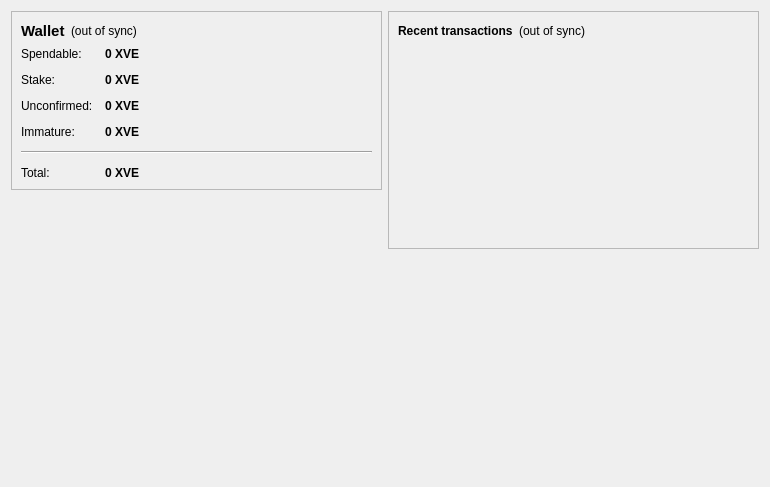
<?xml version="1.0" encoding="UTF-8"?>
<ui version="4.0">
 <class>OverviewPage</class>
 <widget class="QWidget" name="OverviewPage">
  <property name="geometry">
   <rect>
    <x>0</x>
    <y>0</y>
    <width>770</width>
    <height>487</height>
   </rect>
  </property>
  <property name="windowTitle">
   <string>Form</string>
  </property>
  <layout class="QHBoxLayout" name="horizontalLayout" stretch="1,1">
   <item>
    <layout class="QVBoxLayout" name="verticalLayout_2">
     <item>
      <widget class="QFrame" name="frame">
       <property name="frameShape">
        <enum>QFrame::StyledPanel</enum>
       </property>
       <property name="frameShadow">
        <enum>QFrame::Raised</enum>
       </property>
       <layout class="QVBoxLayout" name="verticalLayout_4">
        <item>
         <layout class="QHBoxLayout" name="horizontalLayout_4">
          <item>
           <widget class="QLabel" name="label_5">
            <property name="font">
             <font>
              <pointsize>11</pointsize>
              <weight>75</weight>
              <bold>true</bold>
             </font>
            </property>
            <property name="text">
             <string>Wallet</string>
            </property>
           </widget>
          </item>
          <item>
           <widget class="QLabel" name="labelWalletStatus">
            <property name="toolTip">
             <string>The displayed information may be out of date. Your wallet automatically synchronizes with the theveganinitiative network after a connection is established, but this process has not completed yet.</string>
            </property>
            <property name="styleSheet">
             <string notr="true"/>
            </property>
            <property name="text">
             <string notr="true">(out of sync)</string>
            </property>
            <property name="alignment">
             <set>Qt::AlignLeading|Qt::AlignLeft|Qt::AlignVCenter</set>
            </property>
           </widget>
          </item>
          <item>
           <spacer name="horizontalSpacer_2">
            <property name="orientation">
             <enum>Qt::Horizontal</enum>
            </property>
            <property name="sizeHint" stdset="0">
             <size>
              <width>40</width>
              <height>20</height>
             </size>
            </property>
           </spacer>
          </item>
         </layout>
        </item>
        <item>
         <layout class="QFormLayout" name="formLayout_2">
          <property name="fieldGrowthPolicy">
           <enum>QFormLayout::AllNonFixedFieldsGrow</enum>
          </property>
          <property name="horizontalSpacing">
           <number>12</number>
          </property>
          <property name="verticalSpacing">
           <number>12</number>
          </property>
          <item row="0" column="0">
           <widget class="QLabel" name="label">
            <property name="text">
             <string>Spendable:</string>
            </property>
           </widget>
          </item>
          <item row="0" column="1">
           <widget class="QLabel" name="labelBalance">
            <property name="font">
             <font>
              <weight>75</weight>
              <bold>true</bold>
             </font>
            </property>
            <property name="cursor">
             <cursorShape>IBeamCursor</cursorShape>
            </property>
            <property name="toolTip">
             <string>Your current spendable balance</string>
            </property>
            <property name="text">
             <string notr="true">0 XVE</string>
            </property>
            <property name="textInteractionFlags">
             <set>Qt::LinksAccessibleByMouse|Qt::TextSelectableByKeyboard|Qt::TextSelectableByMouse</set>
            </property>
           </widget>
          </item>
          <item row="1" column="0">
           <widget class="QLabel" name="label_6">
            <property name="text">
             <string>Stake:</string>
            </property>
           </widget>
          </item>
          <item row="1" column="1">
           <widget class="QLabel" name="labelStake">
            <property name="font">
             <font>
              <weight>75</weight>
              <bold>true</bold>
             </font>
            </property>
            <property name="cursor">
             <cursorShape>IBeamCursor</cursorShape>
            </property>
            <property name="toolTip">
             <string>Total of coins that was staked, and do not yet count toward the current balance</string>
            </property>
            <property name="text">
             <string notr="true">0 XVE</string>
            </property>
            <property name="textInteractionFlags">
             <set>Qt::LinksAccessibleByMouse|Qt::TextSelectableByKeyboard|Qt::TextSelectableByMouse</set>
            </property>
           </widget>
          </item>
          <item row="2" column="0">
           <widget class="QLabel" name="label_3">
            <property name="text">
             <string>Unconfirmed:</string>
            </property>
           </widget>
          </item>
          <item row="2" column="1">
           <widget class="QLabel" name="labelUnconfirmed">
            <property name="font">
             <font>
              <weight>75</weight>
              <bold>true</bold>
             </font>
            </property>
            <property name="cursor">
             <cursorShape>IBeamCursor</cursorShape>
            </property>
            <property name="toolTip">
             <string>Total of transactions that have yet to be confirmed, and do not yet count toward the current balance</string>
            </property>
            <property name="text">
             <string notr="true">0 XVE</string>
            </property>
            <property name="textInteractionFlags">
             <set>Qt::LinksAccessibleByMouse|Qt::TextSelectableByKeyboard|Qt::TextSelectableByMouse</set>
            </property>
           </widget>
          </item>
          <item row="3" column="0">
           <widget class="QLabel" name="labelImmatureText">
            <property name="text">
             <string>Immature:</string>
            </property>
           </widget>
          </item>
          <item row="3" column="1">
           <widget class="QLabel" name="labelImmature">
            <property name="font">
             <font>
              <weight>75</weight>
              <bold>true</bold>
             </font>
            </property>
            <property name="toolTip">
             <string>Mined balance that has not yet matured</string>
            </property>
            <property name="text">
             <string notr="true">0 XVE</string>
            </property>
            <property name="textInteractionFlags">
             <set>Qt::LinksAccessibleByMouse|Qt::TextSelectableByKeyboard|Qt::TextSelectableByMouse</set>
            </property>
           </widget>
          </item>
          <item row="4" column="0" colspan="2">
           <widget class="Line" name="line">
            <property name="orientation">
             <enum>Qt::Horizontal</enum>
            </property>
           </widget>
          </item>
          <item row="5" column="0">
           <widget class="QLabel" name="labelTotalText">
            <property name="text">
             <string>Total:</string>
            </property>
           </widget>
          </item>
          <item row="5" column="1">
           <widget class="QLabel" name="labelTotal">
            <property name="font">
             <font>
              <weight>75</weight>
              <bold>true</bold>
             </font>
            </property>
            <property name="cursor">
             <cursorShape>IBeamCursor</cursorShape>
            </property>
            <property name="toolTip">
             <string>Your current total balance</string>
            </property>
            <property name="text">
             <string notr="true">0 XVE</string>
            </property>
            <property name="textInteractionFlags">
             <set>Qt::LinksAccessibleByMouse|Qt::TextSelectableByKeyboard|Qt::TextSelectableByMouse</set>
            </property>
           </widget>
          </item>
         </layout>
        </item>
       </layout>
      </widget>
     </item>
     <item>
      <spacer name="verticalSpacer">
       <property name="orientation">
        <enum>Qt::Vertical</enum>
       </property>
       <property name="sizeHint" stdset="0">
        <size>
         <width>20</width>
         <height>40</height>
        </size>
       </property>
      </spacer>
     </item>
     <item>
      <widget class="QLabel" name="label_2">
       <property name="autoFillBackground">
        <bool>true</bool>
       </property>
       <property name="text">
        <string/>
       </property>
       <property name="pixmap">
        <pixmap resource="../bitcoin.qrc">:/icons/mastbg</pixmap>
       </property>
       <property name="scaledContents">
        <bool>false</bool>
       </property>
       <property name="margin">
        <number>0</number>
       </property>
      </widget>
     </item>
    </layout>
   </item>
   <item>
    <layout class="QVBoxLayout" name="verticalLayout_3">
     <item>
      <widget class="QFrame" name="frame_2">
       <property name="frameShape">
        <enum>QFrame::StyledPanel</enum>
       </property>
       <property name="frameShadow">
        <enum>QFrame::Raised</enum>
       </property>
       <layout class="QVBoxLayout" name="verticalLayout">
        <item>
         <layout class="QHBoxLayout" name="horizontalLayout_2">
          <item>
           <widget class="QLabel" name="label_4">
            <property name="text">
             <string>&lt;b&gt;Recent transactions&lt;/b&gt;</string>
            </property>
           </widget>
          </item>
          <item>
           <widget class="QLabel" name="labelTransactionsStatus">
            <property name="toolTip">
             <string>The displayed information may be out of date. Your wallet automatically synchronizes with the theveganinitiative network after a connection is established, but this process has not completed yet.</string>
            </property>
            <property name="styleSheet">
             <string notr="true"/>
            </property>
            <property name="text">
             <string notr="true">(out of sync)</string>
            </property>
            <property name="alignment">
             <set>Qt::AlignRight|Qt::AlignTrailing|Qt::AlignVCenter</set>
            </property>
           </widget>
          </item>
          <item>
           <spacer name="horizontalSpacer">
            <property name="orientation">
             <enum>Qt::Horizontal</enum>
            </property>
            <property name="sizeHint" stdset="0">
             <size>
              <width>40</width>
              <height>20</height>
             </size>
            </property>
           </spacer>
          </item>
         </layout>
        </item>
        <item>
         <widget class="QListView" name="listTransactions">
          <property name="styleSheet">
           <string notr="true">QListView { background: transparent; }</string>
          </property>
          <property name="frameShape">
           <enum>QFrame::NoFrame</enum>
          </property>
          <property name="verticalScrollBarPolicy">
           <enum>Qt::ScrollBarAlwaysOff</enum>
          </property>
          <property name="horizontalScrollBarPolicy">
           <enum>Qt::ScrollBarAlwaysOff</enum>
          </property>
          <property name="selectionMode">
           <enum>QAbstractItemView::NoSelection</enum>
          </property>
         </widget>
        </item>
       </layout>
      </widget>
     </item>
     <item>
      <spacer name="verticalSpacer_2">
       <property name="orientation">
        <enum>Qt::Vertical</enum>
       </property>
       <property name="sizeHint" stdset="0">
        <size>
         <width>20</width>
         <height>40</height>
        </size>
       </property>
      </spacer>
     </item>
    </layout>
   </item>
  </layout>
 </widget>
 <resources>
  <include location="../bitcoin.qrc"/>
 </resources>
 <connections/>
</ui>
